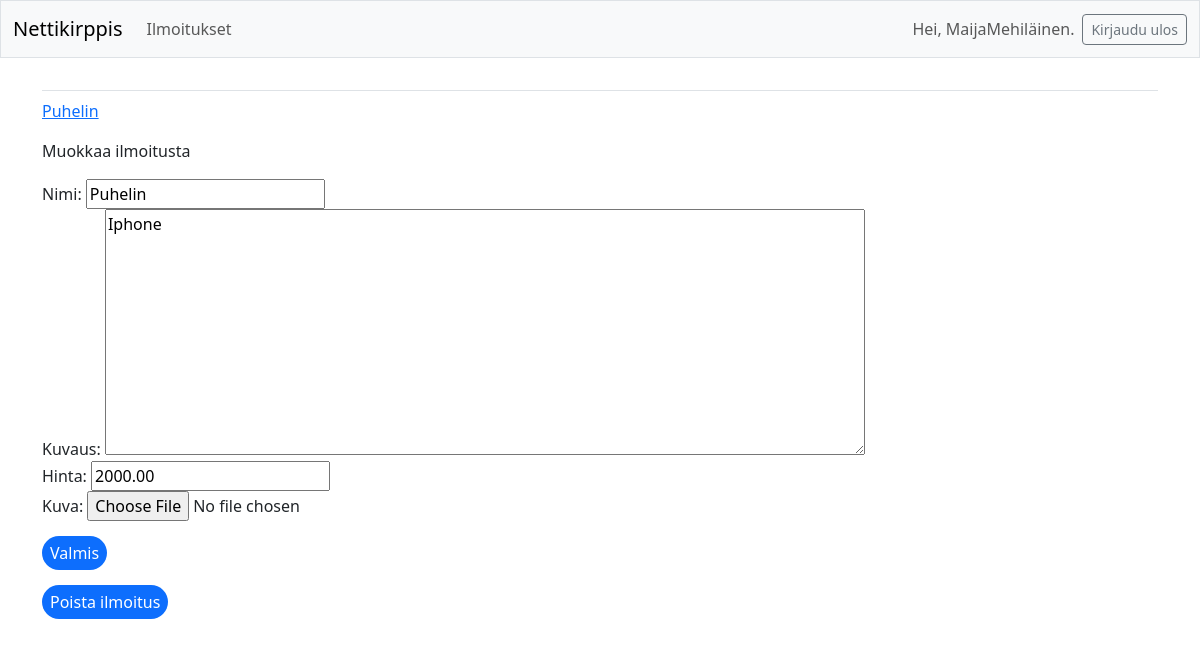
The page /edit_item/3/ (signed in) on the database its author committed.
### nettikirppis/models.py (models this page shows, shortened)
class Item(models.Model):
    name = models.CharField(max_length=200)
    description = models.CharField(max_length=500)
    price = models.DecimalField(max_digits=10, decimal_places=2)
    date_added = models.DateField(auto_now_add=True)
    visible = models.BooleanField(default=True)
    owner=models.ForeignKey(User, on_delete=models.CASCADE)
    image = models.ImageField(upload_to=content_file_name, null=True, blank=True)

### nettikirppis/views.py (the view)
# urls.py: path('edit_item/<int:item_id>/', views.edit_item, name='edit_item'),
@login_required
def edit_item(request, item_id):
    item = Item.objects.get(id=item_id)
    if request.method != 'POST':
        form = ItemForm(instance=item)
    else:
        form = ItemForm(instance=item, data=request.POST)
        if form.is_valid():
            form.save()
            return redirect('nettikirppis:items')
    context = {'item':item, 'form':form}
    return render(request, 'nettikirppis/edit_item.html', context)

### nettikirppis/forms.py
class ItemForm(forms.ModelForm):
    class Meta:
        model = Item
        fields = [
            'name',
            'description',
            'price',
            'image',
        ]
        labels = {
            'name':'Nimi',
            'description':'Kuvaus',
            'price':'Hinta',
            'image':'Kuva'
        }
        widgets = {
            'description':forms.Textarea(attrs={'cols':80})
        }

### nettikirppis/templates/nettikirppis/edit_item.html (shortened to what this page needs)
{% extends 'nettikirppis/base.html' %}
{% block content %}
<p>
    <a href="{% url 'nettikirppis:item' item.id %}">{{ item.name }}</a>
</p>
    <p>Muokkaa ilmoitusta</p>
    <form action="{% url 'nettikirppis:edit_item' item.id %}" method="post">
        {{ form.as_div }}
        <button name="submit" class="yes-button">
            Valmis
        </button>
    </form>
    <form action="{% url 'nettikirppis:delete_item' item.id %}" method="post">
        <button name="submit" class="yes-button">
            Poista ilmoitus
        </button>
    </form>
{% endblock content %}

### nettikirppis/templates/nettikirppis/base.html (shortened to what this page needs)
<!DOCTYPE html>
<html lang="en">
    <head>
        {% load django_bootstrap5 %}
        {% bootstrap_css %}
    </head>
    <body>
        <nav class="navbar navbar-expand-md navbar-light bg-light mb-4 border">
            <div class="container-fluid">
                <a class="navbar-brand" href="{% url 'nettikirppis:index' %}">
                    Nettikirppis
                </a>
                <div class="collapse navbar-collapse" id="navbarCollapse">
                    <ul class="navbar-nav me-auto mb-2 mb-md-0">
                        <li class="nav-item">
                            <a class="nav-link" href="{% url 'nettikirppis:items' %}">
                                Ilmoitukset
                            </a>
                        </li>
                    </ul>
                     <ul class="navbar-nav ms-auto mb-2 mb-md-0">
                        {% if user.is_authenticated %}
                            <li class="nav-item">
                                <span class="navbar-text me-2">Hei, {{ user.username }}.
                                </span>
                            </li>
                        {% endif %}
                     </ul>
                     {% if user.is_authenticated %}
                        <form action="{% url 'accounts:logout' %}" method="post">
                            <button name="submit" class="btn btn-outline-secondary btn-sm">
                                Kirjaudu ulos
                            </button>
                        </form>
                     {% endif %}
                </div>
            </div>
        </nav>
        <main class="container">
            <div class="pb-2 mb-2 border-bottom">
            </div>
            <div>
                {% block content %} {% endblock content %}
            </div>
        </main>
    </body>
</html>

### nettikirppis/templates/nettikirppis/base.html (style rules this page uses)
.yes-button { background-color: #0d6efd; color: white; margin-top:15px; border:none; border-radius: 60px; padding-top: 5px; padding-left: 8px; padding-right: 8px; padding-bottom: 5px; }

### rows shown on the page
Item: name "Puhelin", description "Iphone", price "2000.00"

### other values the page prints
{{ user.username }} "MaijaMehiläinen"
